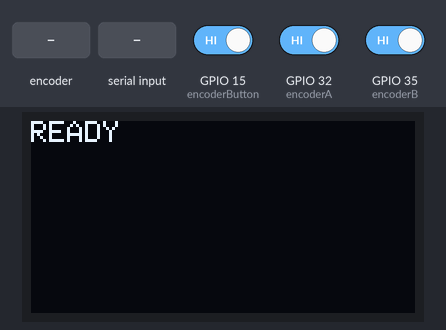
Bench run of a sketch on a simulated ESP32. Parts: 128×64 one-colour display. The inputs (shaded band) are chosen by the test bench; at power-on: GPIO 15 (encoderButton) HIGH, GPIO 32 (encoderA) HIGH, GPIO 35 (encoderB) HIGH. What the sketch prints to the serial monitor is not drawn.

Above: at 1.2 s.
1.3 s: rotary encoder on GPIO 32 (encoderA) / GPIO 35 (encoderB) turned 3 steps (first pin leading)
At 2.0 s:
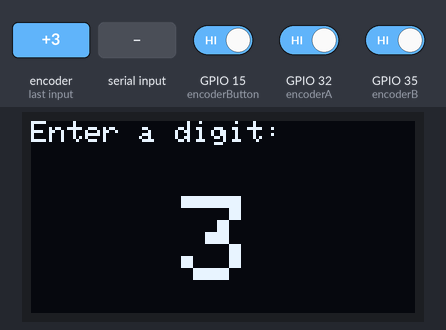
3.4 s: "1\n" received over Serial
At 4.5 s:
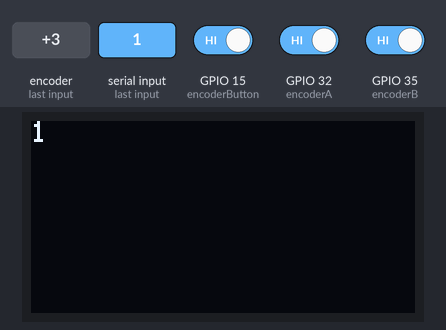
4.9 s: rotary encoder on GPIO 32 (encoderA) / GPIO 35 (encoderB) turned 1 step (first pin leading)
At 5.6 s:
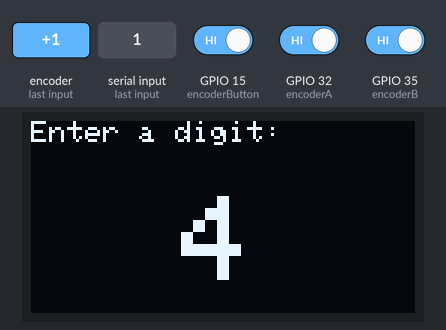
6.6 s: "0\n" received over Serial
At 7.0 s:
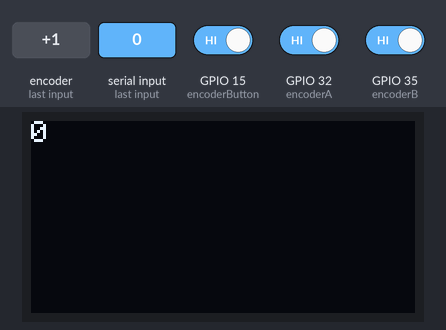
9.6 s: "Enter a digit\n" received over Serial
At 10.4 s:
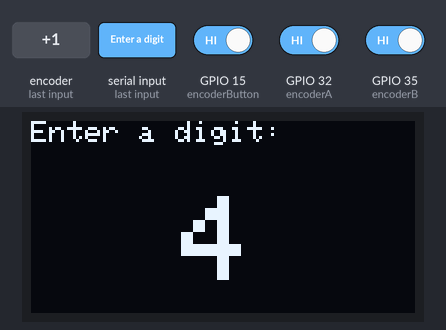
Timing chart, 0 to 12.1 s (numbered marks = the images above; inputs shaded):
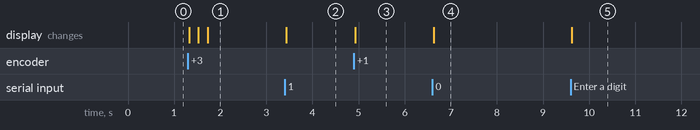

The sketch:

crackASafe.ino
```cpp
#include <Wire.h>
#include <Adafruit_GFX.h>
#include <Adafruit_SH110X.h>

// -------------------------
// Rotary encoder
// -------------------------
const int encoderA = 32;
const int encoderB = 35;
const int encoderButton = 15;

int previousA;
bool previousButton;
int encoderValue = 0;


// -------------------------
// MakeyLab OLED display
// -------------------------
// SH1107 display, internally 64x128 pixels.
// The display is rotated later.
//
// I2C is intentionally limited to 100 kHz
// because of compatibility issues with our ESP32 setup.
Adafruit_SH1107 display(
  64,
  128,
  &Wire,
  -1,
  100000,
  100000
);


// Show the currently selected digit on the OLED
void showEncoderValue() {
  display.clearDisplay();

  display.setCursor(0, 0);
  display.setTextSize(1);
  display.println("Enter a digit:");

  display.setTextSize(4);
  display.setCursor(50, 25);
  display.println(encoderValue);

  display.setTextSize(1);
  display.display();
}


// Show any text received from the PC on the OLED
void showText(String text) {
  display.clearDisplay();

  display.setCursor(0, 0);
  display.setTextSize(1);
  display.print(text);

  display.display();
}


void setup() {

  // Start serial communication with the PC
  Serial.begin(115200);


  // -------------------------
  // Initialize rotary encoder
  // -------------------------
  pinMode(encoderA, INPUT_PULLUP);
  pinMode(encoderB, INPUT);
  pinMode(encoderButton, INPUT_PULLUP);

  previousA = digitalRead(encoderA);
  previousButton = digitalRead(encoderButton);


  // -------------------------
  // Initialize MakeyLab I2C
  // -------------------------
  Wire.begin(21, 22);
  Wire.setClock(100000);


  // Start OLED display
  if (!display.begin(0x3C, true)) {

    // Stop here if the display could not be initialized
    while (1) {
      delay(1000);
    }
  }


  // Configure display
  display.setRotation(1);
  display.setTextColor(SH110X_WHITE);
  display.setTextSize(1);


  // Show startup message
  display.clearDisplay();
  display.setCursor(0, 0);
  display.println("READY");
  display.display();


  // Also notify the PC that the device is ready
  Serial.println("READY");
}


void loop() {

  // =====================================================
  // 1. Read rotary encoder
  // =====================================================

  int currentA = digitalRead(encoderA);


  // Detect a falling edge on encoder signal A
  if (currentA != previousA && currentA == LOW) {

    // Signal B determines the rotation direction
    if (digitalRead(encoderB) == HIGH) {

      // Count up:
      // 0 -> 1 -> 2 -> ... -> 9 -> 0
      if (encoderValue == 9) {
        encoderValue = 0;
      }
      else {
        encoderValue++;
      }

    }
    else {

      // Count down:
      // 0 -> 9 -> 8 -> ... -> 1 -> 0
      if (encoderValue == 0) {
        encoderValue = 9;
      }
      else {
        encoderValue--;
      }
    }


    // Send the current value to the PC for debugging
    Serial.print("Current value: ");
    Serial.println(encoderValue);


    // Show the current value on the OLED
    showEncoderValue();
  }


  // Remember the current state for the next loop iteration
  previousA = currentA;


  // =====================================================
  // 2. Read encoder button
  // =====================================================

  bool currentButton = digitalRead(encoderButton);


  // Detect a button press:
  // HIGH -> LOW means that the button was pressed
  if (currentButton == LOW && previousButton == HIGH) {

    // Send the confirmed digit to Python
    Serial.print("Confirmed: ");
    Serial.println(encoderValue);


    // Simple button debounce
    delay(30);
  }


  // Remember the current button state
  previousButton = currentButton;


  // =====================================================
  // 3. Receive messages from Python
  // =====================================================

  if (Serial.available()) {

    // Read until a newline character is received
    String text = Serial.readStringUntil('\n');


    // Remove unnecessary whitespace and carriage returns
    text.trim();


    // Convert the characters "\n" sent by Python
    // into an actual line break for the OLED
    text.replace("\\n", "\n");


    // If Python requests a new digit,
    // show the rotary encoder input screen
    if (text == "Enter a digit") {

      showEncoderValue();

    }
    else {

      // Display all other messages received from Python,
      // for example hints, correct digits or the open message
      showText(text);
    }
  }
}
```

Measured:
- after the input at 1.3 s, the display: first changes at once (image 1 shows a later state)
- after the input at 3.4 s, the display: changes at once (image 2)
- after the input at 4.9 s, the display: changes at once (image 3)
- after the input at 6.6 s, the display: changes at once (image 4)
- after the input at 9.6 s, the display: changes at once (image 5)
